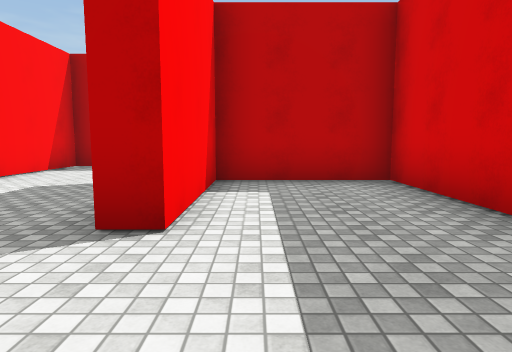
view 1 (above)

16 first-person views from a walk through a Unity game level. The camera is 1.3 m above the floor, tilts 6° down and sees 75° across. The floor is counted in squares, 2 m on a side. Each view is taken from the middle of a square. On the plan, view 1 faces up. The plan holds only what a view shows up to about 10 squares ahead; the rest is blank. The place goes on beyond the plan. The player character is not drawn. Surface patterns are stand-ins for the level's own textures.

view 2
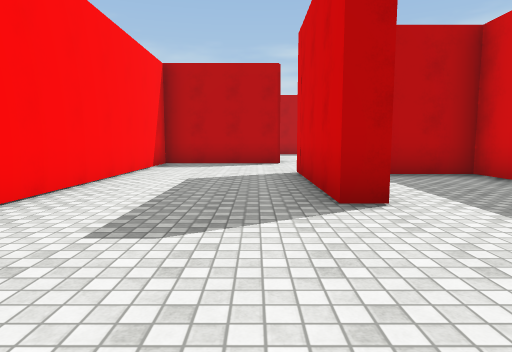

view 3
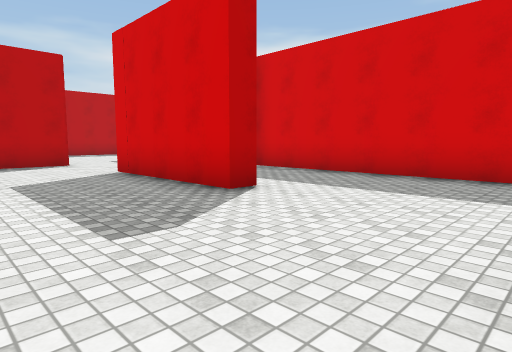

view 4
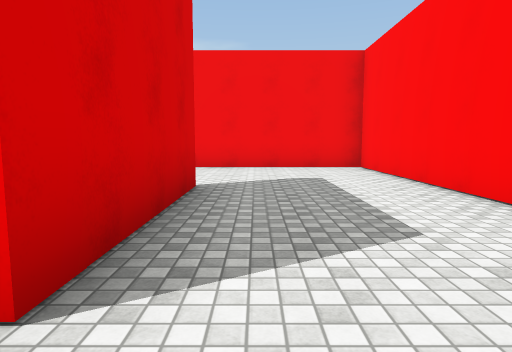

view 5
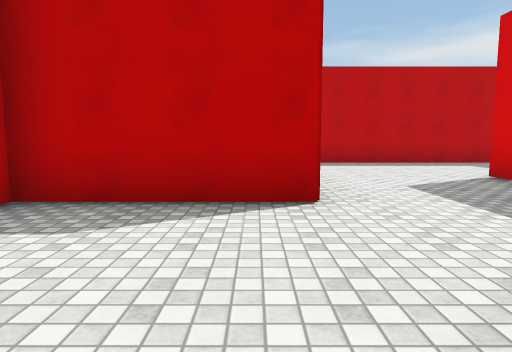

view 6
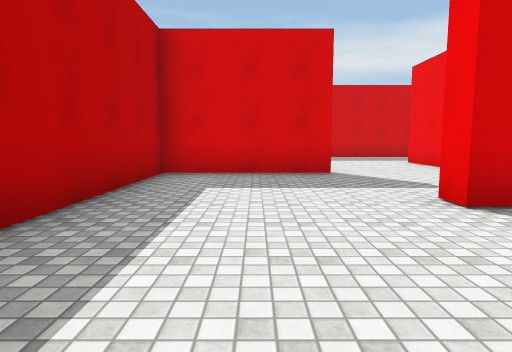

view 7
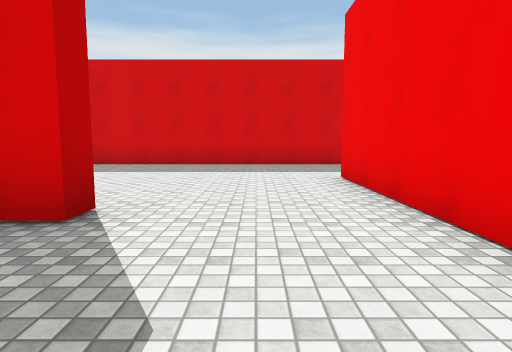

view 8
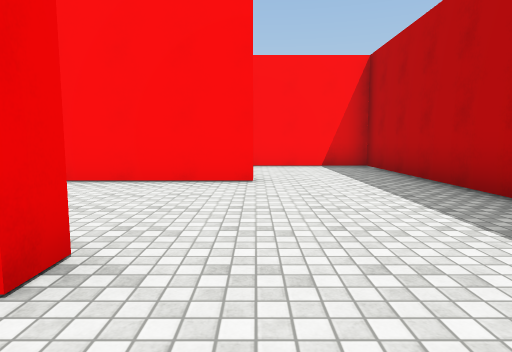

view 9
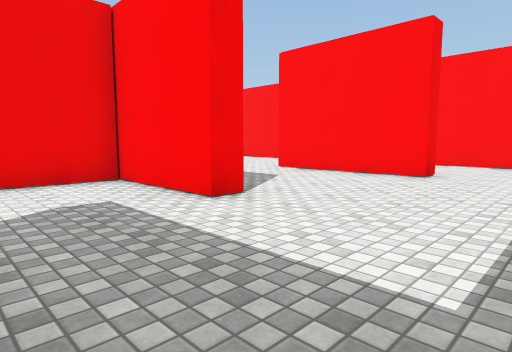

view 10
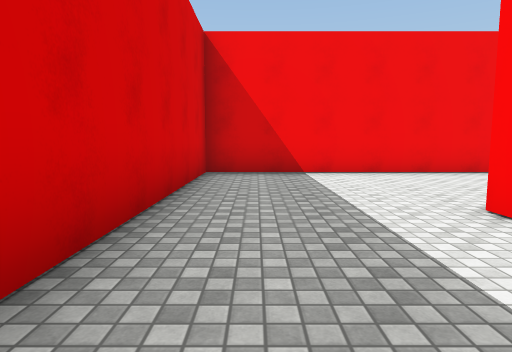

view 11
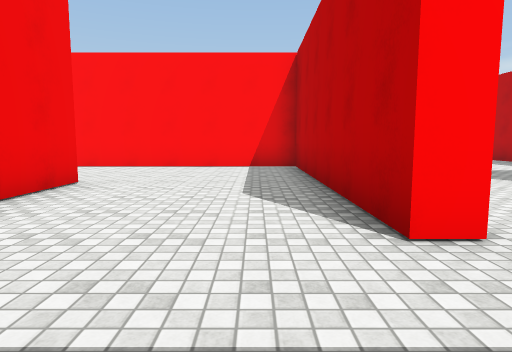

view 12
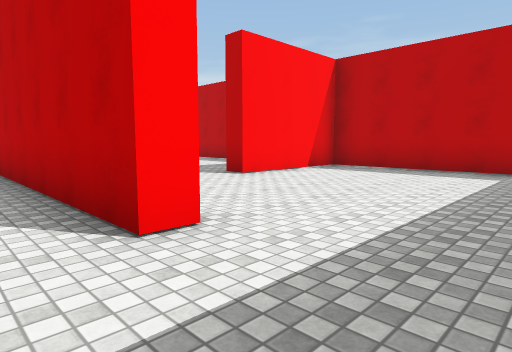

view 13
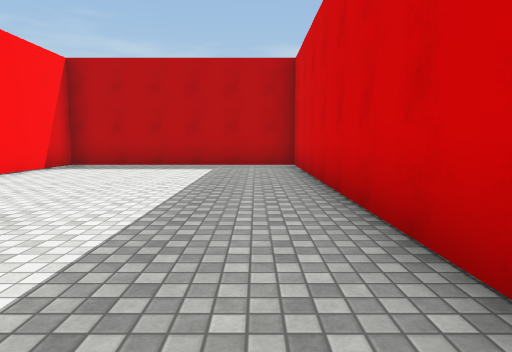

view 14
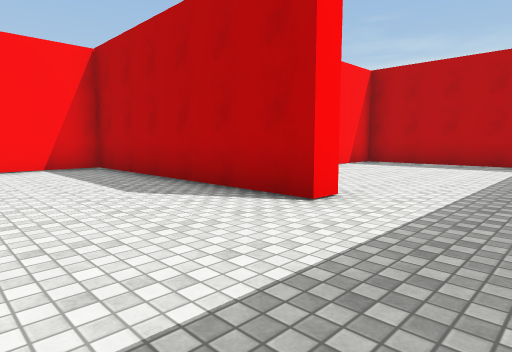

view 15
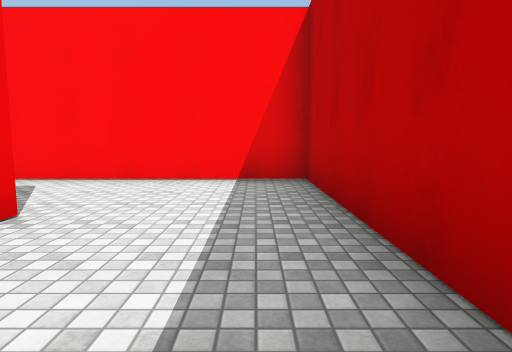

view 16
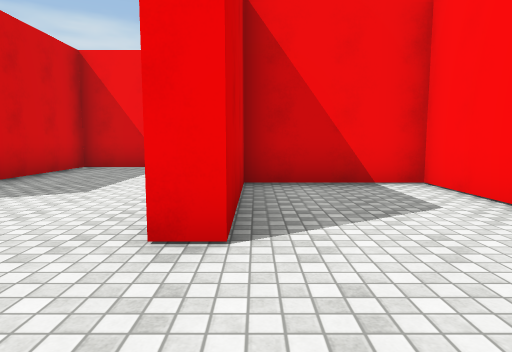

### Floor plan
Points are (right, up) in squares from view 1. A wall is a line through its corners. A room is listed if a view was taken in it or the views show most of it. See-through windows are left out.
Room 1 (views 1, 2, 3, 4, 5)
walls: (2.2, -0.2) (2.2, 5.4) (-0.6, 5.4) (-0.6, 2.3) (-1.2, 2.3) (-1.2, 6); (-1.3, 8.4) (-4.6, 8.4) (-4.6, -1.1) (-0.5, -1.1)
ways out: opening at (-1.5, 7.5) to room 2
Room 2 (views 6, 7, 8, 9, 10, 11, 12, 13, 14, 15, 16)
walls: (2.2, 10.4) (2.2, 11) (2.7, 11) (2.7, 8.5) (8.9, 8.5) (8.9, 8) (2.7, 8) (2.7, 2.5); (0.6, 5.9) (2.2, 5.9) (2.2, 8.6); (5.8, 4.2) (12, 4.2) (12, 14.8) (6.1, 14.8) (6.1, 11.5) (5.6, 11.5) (5.6, 14.8) (-4.6, 14.8) (-4.6, 8.9) (-1.8, 8.9) (-1.8, 12) (-1.3, 12) (-1.3, 8.4)
ways out: opening at (-1.5, 7.5) to room 1

Positions as (right, up) in squares from view 1, and headings:
1: (0, 0), facing up
2: (-2, -1), facing up
3: (-4, -1), facing up-right
4: (-2, 7), facing down
5: (-2, 5), facing up
6: (-1, 13), facing right
7: (3, 10), facing right
8: (4, 12), facing left
9: (5, 14), facing down-left
10: (11, 11), facing down
11: (11, 7), facing left
12: (11, 7), facing up-left
13: (11, 6), facing up
14: (11, 5), facing up-left
15: (1, 14), facing left
16: (-2, 14), facing down
